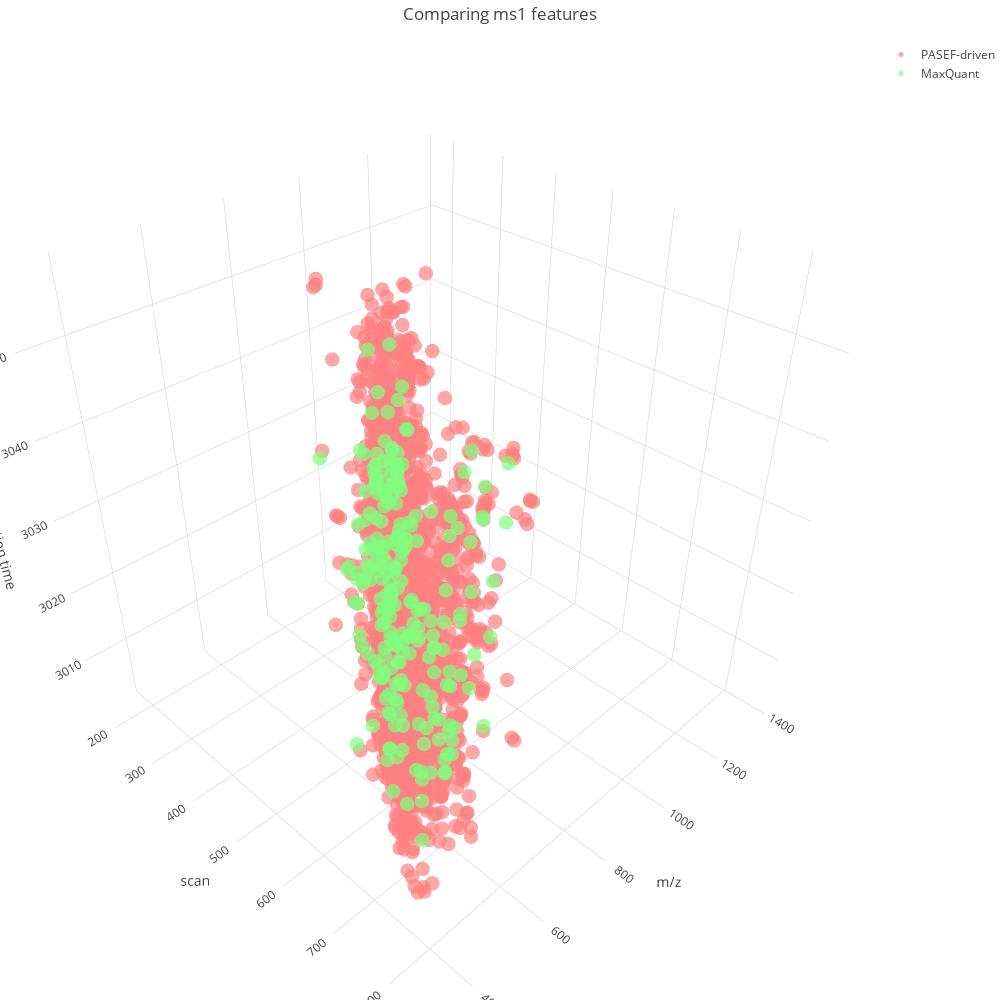

Here is the notebook cell this chart was saved with:
### Code cell
import plotly.plotly as py
import plotly.graph_objs as go

traces = []

trace = go.Scatter3d(
    x = my_features_df.monoisotopic_mz,
    y = my_features_df.scan_apex,
    z = my_features_df.rt_apex,
    mode = 'markers',
    marker = dict(
        size = 5,
        color = "rgb(255,128,128)",
        opacity = 0.7
    ),
    text = my_features_df.hover,
    hoverinfo = 'text',
    name = "PASEF-driven"
)
traces.append((trace))

trace = go.Scatter3d(
    x = mq_features_df.mz,
    y = mq_features_df.scan,
    z = mq_features_df.rt,
    mode = 'markers',
    marker = dict(
        size = 5,
        color = "rgb(128,255,128)",
        opacity = 0.7
    ),
    text = mq_features_df.hover,
    hoverinfo = 'text',
    name = "MaxQuant"
)
traces.append((trace))

data = traces
layout = go.Layout(
    autosize=False,
    width=1000,
    height=1000,
    title="Comparing ms1 features",
    margin=dict(
        l=0,
        r=0,
        b=0,
        t=40
    ),
    scene = dict(
        xaxis = dict(
            title='m/z', autorange='reversed'),
        yaxis = dict(
            title='scan'),
        zaxis = dict(
            title='retention time')
    )
)
fig = go.Figure(data=data, layout=layout)
iplot(fig)

### Figure 1 — Plotly figure (JSON) as saved in the notebook; plotly's stock layout.template omitted (floating-point values rounded to 4 significant figures; data arrays with more than 128 entries replaced by an {"elided": "..."} marker saying what was removed)
{"data": [{"hoverinfo": "text", "marker": {"color": "rgb(255,128,128)", "opacity": 0.7, "size": 5}, "mode": "markers", "name": "PASEF-driven", "text": {"elided": "3861 str values"}, "type": "scatter3d", "uid": "9369568f-c5af-4849-9961-2c06b8ad19c2", "x": {"elided": "3861 float values"}, "y": {"elided": "3861 float values"}, "z": {"elided": "3861 float values"}}, {"hoverinfo": "text", "marker": {"color": "rgb(128,255,128)", "opacity": 0.7, "size": 5}, "mode": "markers", "name": "MaxQuant", "text": {"elided": "234 str values"}, "type": "scatter3d", "uid": "64e7d38a-01fc-4e1a-bc9f-2c64ec1cf65a", "x": {"elided": "234 float values"}, "y": {"elided": "234 int values"}, "z": {"elided": "234 float values"}}], "layout": {"autosize": false, "height": 1000, "margin": {"b": 0, "l": 0, "r": 0, "t": 40}, "scene": {"xaxis": {"autorange": "reversed", "title": {"text": "m/z"}}, "yaxis": {"title": {"text": "scan"}}, "zaxis": {"title": {"text": "retention time"}}}, "title": {"text": "Comparing ms1 features"}, "width": 1000}}
